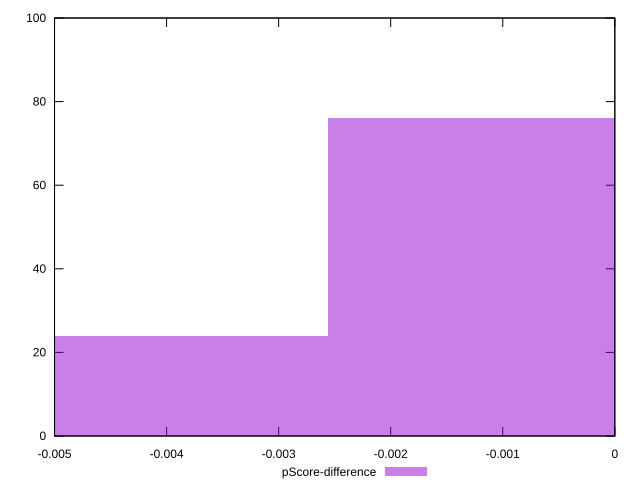

Write the gnuplot code that produced this figure.
reset

$pScoreDifference <<EOF
-0.005124595483156753 24
0 76
EOF

set key outside below
set boxwidth 0.005124595483156753
set xrange [-0.0050000000000000044:0]
set yrange [0:100]
set trange [0:100]
set style fill transparent solid 0.5 noborder
set terminal svg size 640, 490 enhanced background rgb 'white'
set output "reports/report_00033_2021-03-01T14-23-16.841Z/legacy-javascript/samples/astro-inner-cached/pScore-difference/histogram.svg"

plot $pScoreDifference title "pScore-difference" with boxes

reset
